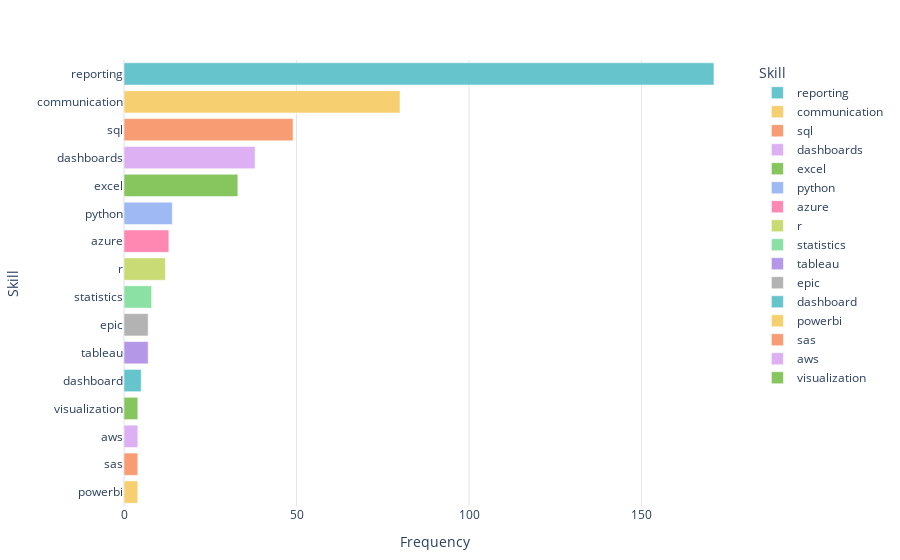

Notebook cell for this chart:
### Code cell
#plotly barchart
fig = px.bar(skill_freq_df, x="Frequency", y="Skill", color="Skill",  # this makes each bar colored
    color_discrete_sequence=px.colors.qualitative.Pastel )
fig.update_layout(
    template="plotly_white",
    height=600,
    margin=dict(l=80, r=40, t=60, b=40),
    xaxis=dict(showgrid=True, gridcolor="rgba(0,0,0,0.1)"),
    yaxis=dict(categoryorder="total ascending")  # biggest at top
)
fig.show()

### Figure 1 — Plotly figure (JSON) as saved in the notebook; plotly's stock layout.template omitted (floating-point values rounded to 4 significant figures)
{"data": [{"alignmentgroup": "True", "hovertemplate": "Skill=%{y}<br>Frequency=%{x}<extra></extra>", "legendgroup": "reporting", "marker": {"color": "rgb(102, 197, 204)", "pattern": {"shape": ""}}, "name": "reporting", "offsetgroup": "reporting", "orientation": "h", "showlegend": true, "textposition": "auto", "type": "bar", "x": [171], "xaxis": "x", "y": ["reporting"], "yaxis": "y"}, {"alignmentgroup": "True", "hovertemplate": "Skill=%{y}<br>Frequency=%{x}<extra></extra>", "legendgroup": "communication", "marker": {"color": "rgb(246, 207, 113)", "pattern": {"shape": ""}}, "name": "communication", "offsetgroup": "communication", "orientation": "h", "showlegend": true, "textposition": "auto", "type": "bar", "x": [80], "xaxis": "x", "y": ["communication"], "yaxis": "y"}, {"alignmentgroup": "True", "hovertemplate": "Skill=%{y}<br>Frequency=%{x}<extra></extra>", "legendgroup": "sql", "marker": {"color": "rgb(248, 156, 116)", "pattern": {"shape": ""}}, "name": "sql", "offsetgroup": "sql", "orientation": "h", "showlegend": true, "textposition": "auto", "type": "bar", "x": [49], "xaxis": "x", "y": ["sql"], "yaxis": "y"}, {"alignmentgroup": "True", "hovertemplate": "Skill=%{y}<br>Frequency=%{x}<extra></extra>", "legendgroup": "dashboards", "marker": {"color": "rgb(220, 176, 242)", "pattern": {"shape": ""}}, "name": "dashboards", "offsetgroup": "dashboards", "orientation": "h", "showlegend": true, "textposition": "auto", "type": "bar", "x": [38], "xaxis": "x", "y": ["dashboards"], "yaxis": "y"}, {"alignmentgroup": "True", "hovertemplate": "Skill=%{y}<br>Frequency=%{x}<extra></extra>", "legendgroup": "excel", "marker": {"color": "rgb(135, 197, 95)", "pattern": {"shape": ""}}, "name": "excel", "offsetgroup": "excel", "orientation": "h", "showlegend": true, "textposition": "auto", "type": "bar", "x": [33], "xaxis": "x", "y": ["excel"], "yaxis": "y"}, {"alignmentgroup": "True", "hovertemplate": "Skill=%{y}<br>Frequency=%{x}<extra></extra>", "legendgroup": "python", "marker": {"color": "rgb(158, 185, 243)", "pattern": {"shape": ""}}, "name": "python", "offsetgroup": "python", "orientation": "h", "showlegend": true, "textposition": "auto", "type": "bar", "x": [14], "xaxis": "x", "y": ["python"], "yaxis": "y"}, {"alignmentgroup": "True", "hovertemplate": "Skill=%{y}<br>Frequency=%{x}<extra></extra>", "legendgroup": "azure", "marker": {"color": "rgb(254, 136, 177)", "pattern": {"shape": ""}}, "name": "azure", "offsetgroup": "azure", "orientation": "h", "showlegend": true, "textposition": "auto", "type": "bar", "x": [13], "xaxis": "x", "y": ["azure"], "yaxis": "y"}, {"alignmentgroup": "True", "hovertemplate": "Skill=%{y}<br>Frequency=%{x}<extra></extra>", "legendgroup": "r", "marker": {"color": "rgb(201, 219, 116)", "pattern": {"shape": ""}}, "name": "r", "offsetgroup": "r", "orientation": "h", "showlegend": true, "textposition": "auto", "type": "bar", "x": [12], "xaxis": "x", "y": ["r"], "yaxis": "y"}, {"alignmentgroup": "True", "hovertemplate": "Skill=%{y}<br>Frequency=%{x}<extra></extra>", "legendgroup": "statistics", "marker": {"color": "rgb(139, 224, 164)", "pattern": {"shape": ""}}, "name": "statistics", "offsetgroup": "statistics", "orientation": "h", "showlegend": true, "textposition": "auto", "type": "bar", "x": [8], "xaxis": "x", "y": ["statistics"], "yaxis": "y"}, {"alignmentgroup": "True", "hovertemplate": "Skill=%{y}<br>Frequency=%{x}<extra></extra>", "legendgroup": "tableau", "marker": {"color": "rgb(180, 151, 231)", "pattern": {"shape": ""}}, "name": "tableau", "offsetgroup": "tableau", "orientation": "h", "showlegend": true, "textposition": "auto", "type": "bar", "x": [7], "xaxis": "x", "y": ["tableau"], "yaxis": "y"}, {"alignmentgroup": "True", "hovertemplate": "Skill=%{y}<br>Frequency=%{x}<extra></extra>", "legendgroup": "epic", "marker": {"color": "rgb(179, 179, 179)", "pattern": {"shape": ""}}, "name": "epic", "offsetgroup": "epic", "orientation": "h", "showlegend": true, "textposition": "auto", "type": "bar", "x": [7], "xaxis": "x", "y": ["epic"], "yaxis": "y"}, {"alignmentgroup": "True", "hovertemplate": "Skill=%{y}<br>Frequency=%{x}<extra></extra>", "legendgroup": "dashboard", "marker": {"color": "rgb(102, 197, 204)", "pattern": {"shape": ""}}, "name": "dashboard", "offsetgroup": "dashboard", "orientation": "h", "showlegend": true, "textposition": "auto", "type": "bar", "x": [5], "xaxis": "x", "y": ["dashboard"], "yaxis": "y"}, {"alignmentgroup": "True", "hovertemplate": "Skill=%{y}<br>Frequency=%{x}<extra></extra>", "legendgroup": "powerbi", "marker": {"color": "rgb(246, 207, 113)", "pattern": {"shape": ""}}, "name": "powerbi", "offsetgroup": "powerbi", "orientation": "h", "showlegend": true, "textposition": "auto", "type": "bar", "x": [4], "xaxis": "x", "y": ["powerbi"], "yaxis": "y"}, {"alignmentgroup": "True", "hovertemplate": "Skill=%{y}<br>Frequency=%{x}<extra></extra>", "legendgroup": "sas", "marker": {"color": "rgb(248, 156, 116)", "pattern": {"shape": ""}}, "name": "sas", "offsetgroup": "sas", "orientation": "h", "showlegend": true, "textposition": "auto", "type": "bar", "x": [4], "xaxis": "x", "y": ["sas"], "yaxis": "y"}, {"alignmentgroup": "True", "hovertemplate": "Skill=%{y}<br>Frequency=%{x}<extra></extra>", "legendgroup": "aws", "marker": {"color": "rgb(220, 176, 242)", "pattern": {"shape": ""}}, "name": "aws", "offsetgroup": "aws", "orientation": "h", "showlegend": true, "textposition": "auto", "type": "bar", "x": [4], "xaxis": "x", "y": ["aws"], "yaxis": "y"}, {"alignmentgroup": "True", "hovertemplate": "Skill=%{y}<br>Frequency=%{x}<extra></extra>", "legendgroup": "visualization", "marker": {"color": "rgb(135, 197, 95)", "pattern": {"shape": ""}}, "name": "visualization", "offsetgroup": "visualization", "orientation": "h", "showlegend": true, "textposition": "auto", "type": "bar", "x": [4], "xaxis": "x", "y": ["visualization"], "yaxis": "y"}], "layout": {"autosize": true, "barmode": "relative", "legend": {"title": {"text": "Skill"}, "tracegroupgap": 0}, "margin": {"b": 40, "l": 80, "r": 40, "t": 60}, "xaxis": {"anchor": "y", "autorange": true, "domain": [0, 1], "gridcolor": "rgba(0, 0, 0, 0.1)", "range": [0, 180], "showgrid": true, "title": {"text": "Frequency"}, "type": "linear"}, "yaxis": {"anchor": "x", "autorange": true, "categoryarray": ["visualization", "aws", "sas", "powerbi", "dashboard", "epic", "tableau", "statistics", "r", "azure", "python", "excel", "dashboards", "sql", "communication", "reporting"], "categoryorder": "total ascending", "domain": [0, 1], "range": [-0.5, 15.5], "title": {"text": "Skill"}, "type": "category"}}}
